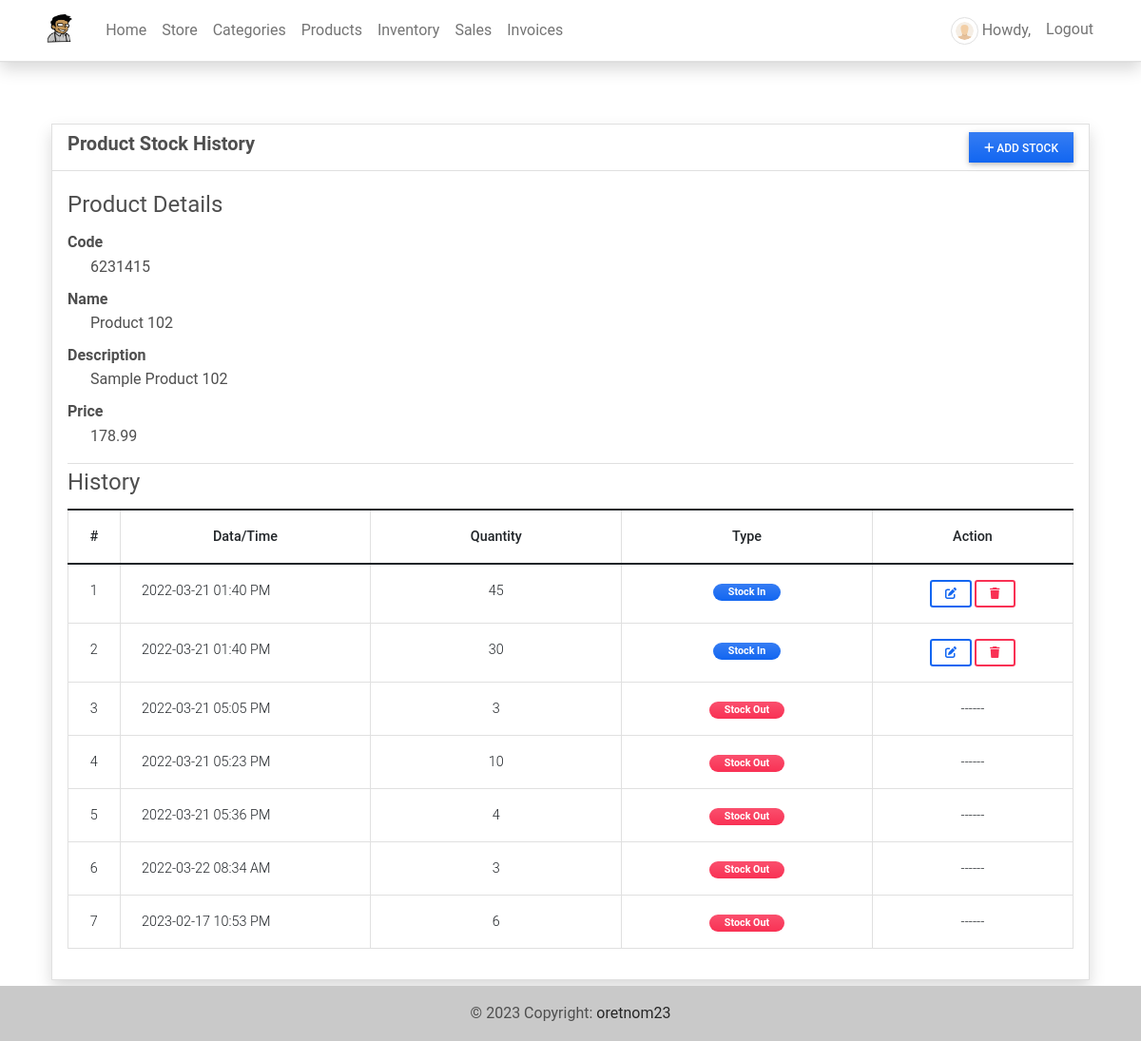
The app's page /inventory/2 (signed in), older data.
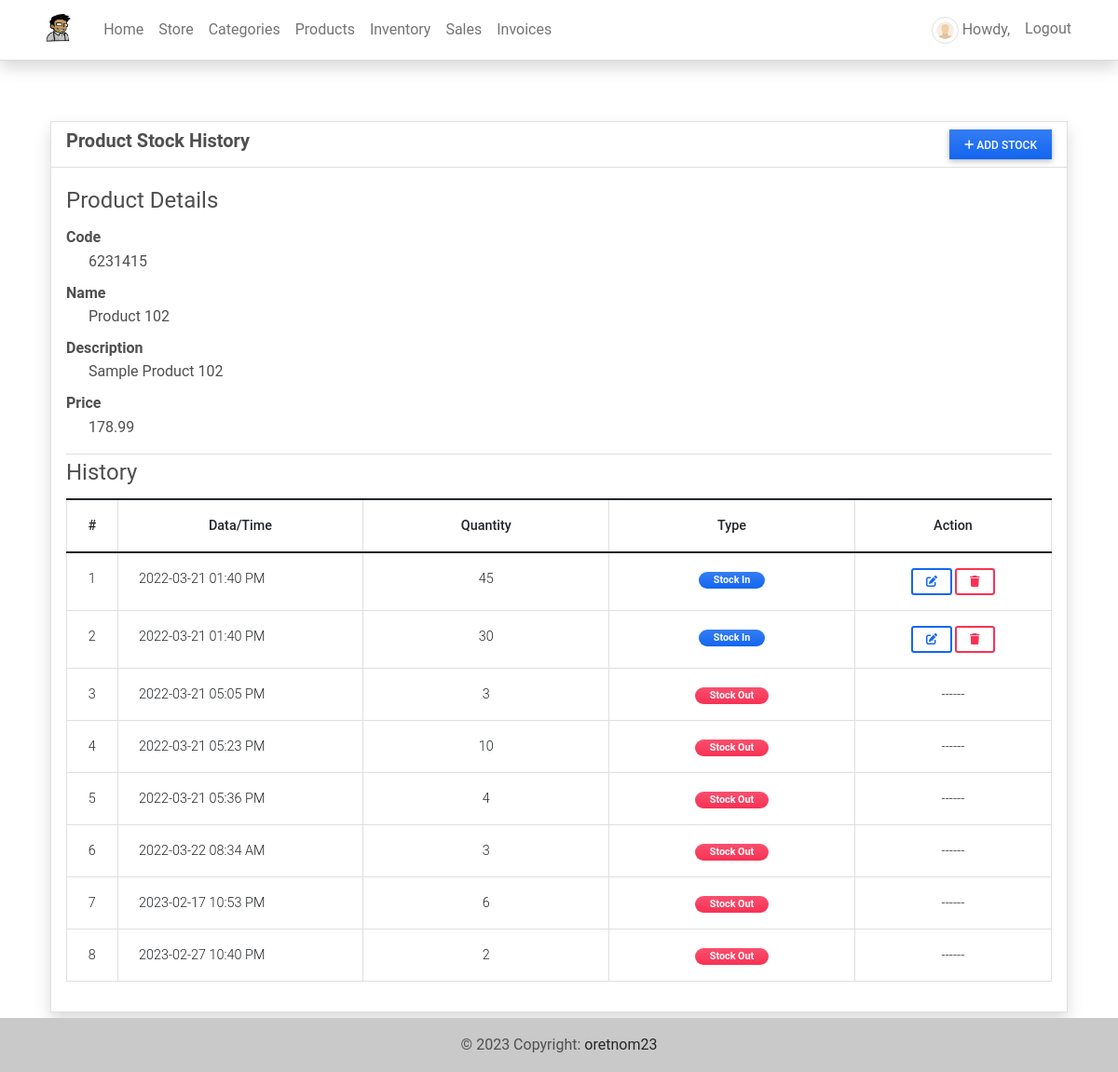
The same page, newer data.
### imsApp/models.py (models this page shows, shortened)
class Stock(models.Model):
    product = models.ForeignKey(Product, on_delete=models.CASCADE)
    quantity = models.FloatField(default=0)
    type = models.CharField(max_length=2,choices=(('1','Stock-in'),('2','Stock-Out')), default = 1)
    date_created = models.DateTimeField(default=timezone.now)
    date_updated = models.DateTimeField(auto_now=True)

### imsApp/auth.py (the view)
    def wrapper_function(request,*args,**kwargs):
        if request.user.is_superuser:
            return view_function(request,*args,**kwargs)
        else:
            return redirect('home-page')

### imsApp/auth.py (called while the page is built)
def admin_only(view_function):
    def wrapper_function(request,*args,**kwargs):
        if request.user.is_superuser:
            return view_function(request,*args,**kwargs)
        else:
            return redirect('home-page')
    return wrapper_function

### imsApp/models.py (called while the page is built)
    def __str__(self):
        return self.code + ' - ' + self.name

### imsApp/views.py (called while the page is built)
@admin_only
@login_required
def inv_history(request, pk= None):
    context['page_title'] = 'Inventory History'
    if pk is None:
        messages.error(request, "Product ID is not recognized")
        return redirect('inventory-page')
    else:
        product = Product.objects.get(id = pk)
        stocks = Stock.objects.filter(product = product).all()
        context['product'] = product
        context['stocks'] = stocks
        return render(request, 'inventory-history.html', context )

### imsApp/templates/inventory-history.html (shortened to what this page needs)
{% extends 'base.html' %} {% load humanize %} {% block pageContent %}
<div class="container pt-3">
    <div class="card card-default border shadow rounded-0">
        <div class="card-header">
            <div class="w-100 d-flex justify-content-between">
                <h5 class="fw-bolder card-title">Product Stock History</h5>
                <button class="btn btn-primary btn-sm rounded-0 bg-gradient px-3" type="button" id="add_stock"><i class="fa fa-plus"></i> Add Stock</button>
            </div>
        </div>
        <div class="card-body">
            <div class="conteiner-fluid">
                <fieldset class="border-bottom">
                    <legend>Product Details</legend>
                    <dl>
                        <dt class="tex-muted">Code</dt>
                        <dd class="ps-4">{{ product.code }}</dd>
                        <dt class="tex-muted">Name</dt>
                        <dd class="ps-4">{{ product.name }}</dd>
                        <dt class="tex-muted">Description</dt>
                        <dd class="ps-4">{{ product.description }}</dd>
                        <dt class="tex-muted">Price</dt>
                        <dd class="ps-4">{{ product.price|intcomma }}</dd>
                    </dl>
                </fieldset>
                <fieldset>
                    <legend>History</legend>
                    <table class="table table-bordered" id="stock-tbl">
                        <colgroup>
                            <col width="5%">
                            <col width="25%">
                            <col width="25%">
                            <col width="25%">
                            <col width="20%">
                        </colgroup>
                        <thead>
                            <th class="text-center">#</th>
                            <th class="text-center">Data/Time</th>
                            <th class="text-center">Quantity</th>
                            <th class="text-center">Type</th>
                            <th class="text-center">Action</th>
                        </thead>
                        <tbody>
                            {% for stock in stocks %}
                            <tr>
                                <td class="text-center">{{ forloop.counter }}</td>
                                <td class="">{{ stock.date_created|date:"Y-m-d h:i A" }}</td>
                                <td class="text-center">{{ stock.quantity|floatformat:0|intcomma }}</td>
                                <td class="text-center">
                                    {% if stock.type == '1' %}
                                    <span class="badge px-3 rounded-pill bg-primary bg-gradient">Stock In</span> {% else %}
                                    <span class="badge px-3 rounded-pill bg-danger bg-gradient">Stock Out</span> {% endif %}
                                </td>
                                <td class="text-center">
                                    {% if stock.type == '1' %}
                                    <a class="btn btn-outline-primary btn-sm edit-data" href="javascript:void(0)" data-id="{{ stock.pk }}" title="Edit">
                                        <i class="fa fa-edit"></i>
                                    </a>
                                    <button class="btn btn-outline-danger btn-sm delete-data" type="button" data-id="{{ stock.pk }}" title="Delete">
                                        <i class="fa fa-trash"></i>
                                    </button>
                                    {% else %}
                                    ------
                                    {% endif %}
                                </td>
                            </tr>
                            {% endfor %}
                        </tbody>
                    </table>
                </fieldset>
            </div>
        </div>
    </div>
</div>
{% endblock pageContent %}

Row changes from the older to the newer data that the page shows:
added Stock: date_created "2023-02-27 10:40 PM", quantity "2", type "Stock Out"
